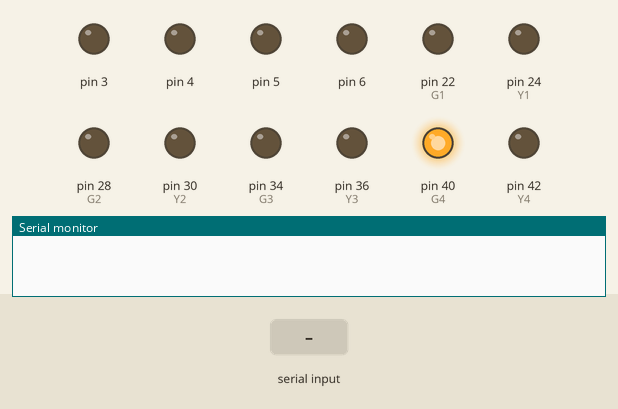
A sketch run on a simulated Arduino Mega 2560, built with avr-gcc and run on an emulated ATmega2560. On the bench: output pins drawn as LEDs (lit = HIGH), the last lines printed to the serial monitor. The inputs (shaded band) are chosen by the test bench. Pins used as bus, display or sensor lines are not drawn.

Above: at 18.4 s.
18.5 s: "90,45\n" received over Serial
At 22.9 s:
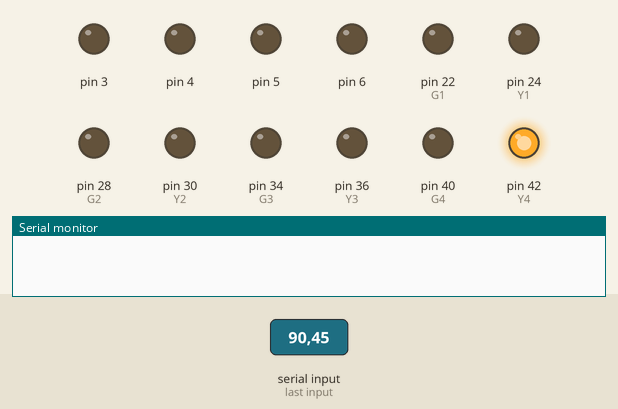
At 24.4 s:
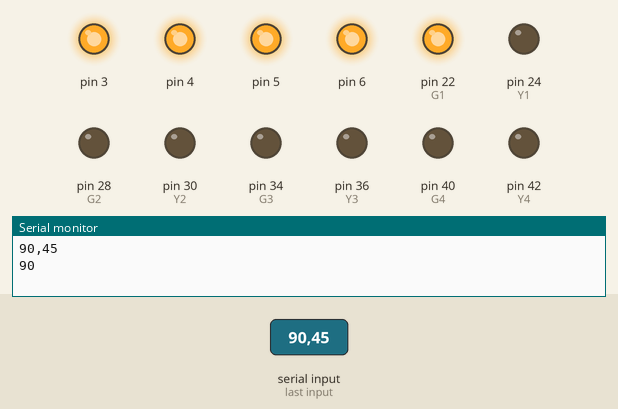
Timing chart, 0 to 25.9 s (numbered marks = the images above; inputs shaded):
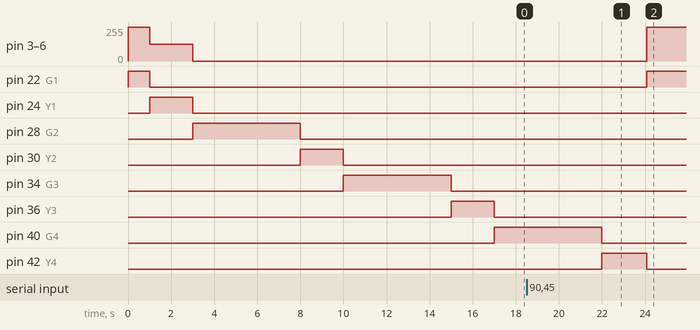

The sketch:

trafic_light.ino
```cpp
//7-25-2020
//kmit R&D
int lane[4][3];
int G1=22,Y1=24,R1=26,G2=28,Y2=30,R2=32,G3=34,Y3=36,R3=38,G4=40,Y4=42,R4=44;
String readString;
int T = 1000;

void setup() {
  // put your setup code here, to run once:
  Serial.begin(9600);
  for(int i= 22; i< 46; i+=2)
  {
     pinMode(i,OUTPUT);
  }
}

void all_LOW()
{

  for(int i= 22; i< 46; i+=2)
  {
     digitalWrite(i,LOW);
  }
}
void SIGNAL_1()
{
  all_LOW();
  digitalWrite(G1,HIGH);
  digitalWrite(R2,HIGH);
  digitalWrite(R3,HIGH);
  digitalWrite(R4,HIGH);
  analogWrite(3,255);
  analogWrite(4,255);
  analogWrite(5,255);
  analogWrite(6,255);
  delay(T);
  all_LOW();
  digitalWrite(Y1,HIGH);
  digitalWrite(R2,HIGH);
  digitalWrite(R3,HIGH);
  digitalWrite(R4,HIGH);
  analogWrite(3,125);
  analogWrite(4,125);
  analogWrite(5,125);
  analogWrite(6,125);
  delay(2000);
}
void SIGNAL_2()
{
  all_LOW();
  digitalWrite(R1,HIGH);
  digitalWrite(G2,HIGH);
  digitalWrite(R3,HIGH);
  digitalWrite(R4,HIGH);
  analogWrite(3,0);
  analogWrite(4,0);
  analogWrite(5,0);
  analogWrite(6,0);
  delay(5000);
  all_LOW();
  digitalWrite(R1,HIGH);
  digitalWrite(Y2,HIGH);
  digitalWrite(R3,HIGH);
  digitalWrite(R4,HIGH);
  delay(2000);
}
void SIGNAL_3()
{
  all_LOW();
  digitalWrite(R1,HIGH);
  digitalWrite(R2,HIGH);
  digitalWrite(G3,HIGH);
  digitalWrite(R4,HIGH);
  analogWrite(3,0);
  analogWrite(4,0);
  analogWrite(5,0);
  analogWrite(6,0);
  delay(5000);
  all_LOW();
  digitalWrite(R1,HIGH);
  digitalWrite(R2,HIGH);
  digitalWrite(Y3,HIGH);
  digitalWrite(R4,HIGH);
  delay(2000);
}
void SIGNAL_4()
{
  all_LOW();
  digitalWrite(R1,HIGH);
  digitalWrite(R2,HIGH);
  digitalWrite(R3,HIGH);
  digitalWrite(G4,HIGH);
  analogWrite(3,0);
  analogWrite(4,0);
  analogWrite(5,0);
  analogWrite(6,0);
  delay(5000);
  all_LOW();
  digitalWrite(R1,HIGH);
  digitalWrite(R2,HIGH);
  digitalWrite(R3,HIGH);
  digitalWrite(Y4,HIGH);
  delay(2000);
}

void loop() {
  // put your main code here, to run repeatedly:
  while (Serial.available())
  {
    delay(11);
    if (Serial.available() >0)
    {
      char c = Serial.read();  //gets one byte from serial buffer
      readString += c; //makes the string readString
    }
  }

  if (readString.length() >0)
  {
    Serial.println(readString);  //so you can see the captured string
    int n;
    char carray[6]; //converting string to number
    readString.toCharArray(carray, sizeof(carray));
    n = atoi(carray);
   // myservo.writeMicroseconds(n); // for microseconds
   T=1000+1000*n;
    Serial.println(n);
    readString="";
  }
  SIGNAL_1();
  SIGNAL_2();
  SIGNAL_3();
  SIGNAL_4();
}
```

Measured:
- after the input at 18.5 s, pin 24 (Y1): stays LOW (without the input it goes to HIGH after 6.5 s); pin 28 (G2): stays LOW (without the input it goes to HIGH after 8.5 s)
